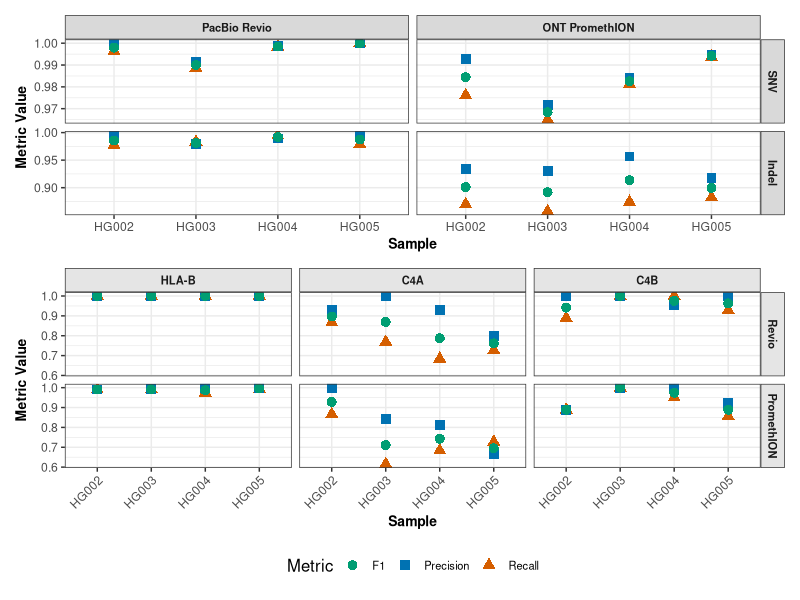
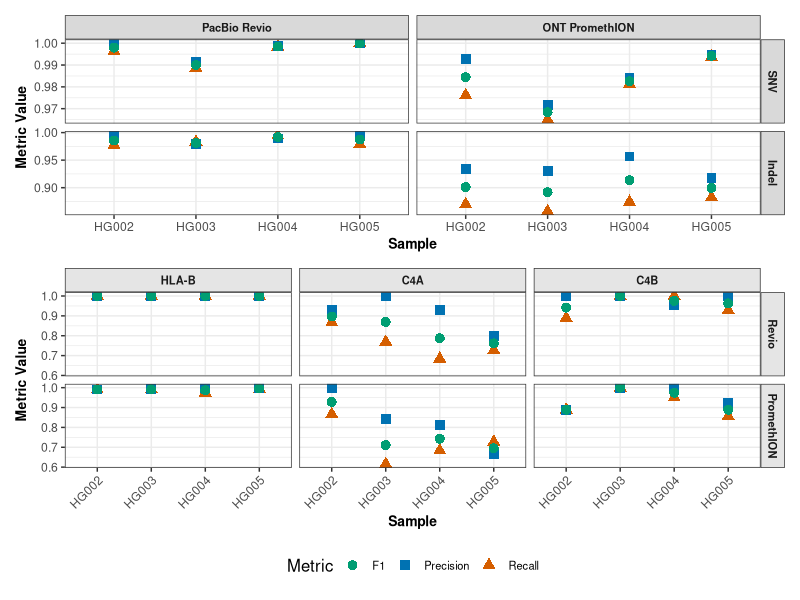
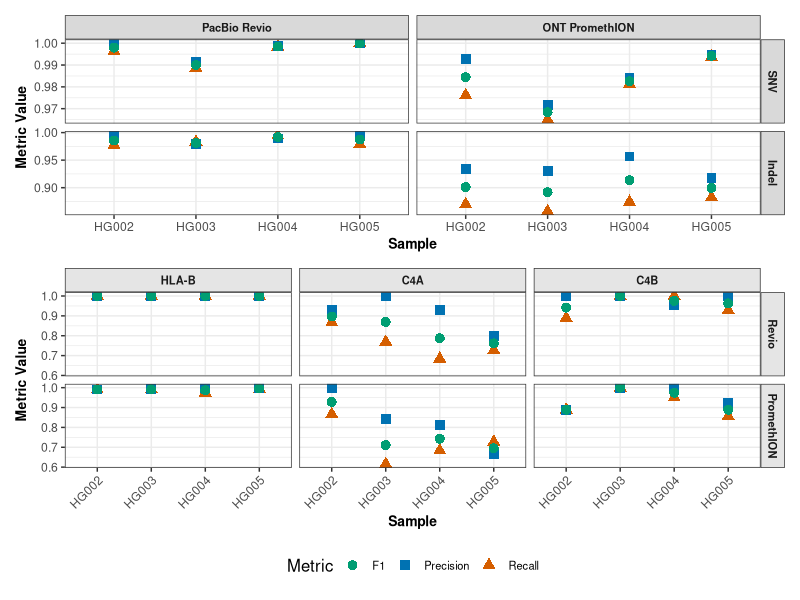

These figures' R source, in order:
# Load necessary libraries
library(ggplot2)
library(tidyr)
library(dplyr)
library(patchwork) # For stitching plots together

# Set working directory
setwd("/Users/matt/Documents/GitHub/mhc/scripts/visualizations/concordance/")

### First Plot ###
# Read the first CSV file
data1 <- read.csv("concordance_results.csv", header = TRUE, stringsAsFactors = FALSE)

# Clean up the numeric columns
data1$recall <- as.numeric(gsub("[^0-9.]", "", data1$recall))
data1$precision <- as.numeric(gsub("[^0-9.]", "", data1$precision))
data1$f1 <- as.numeric(gsub("[^0-9.]", "", data1$f1))

# Rename variables
data1$type[data1$type == "snp"] <- "SNV"
data1$type[data1$type == "indel"] <- "Indel"
data1$platform[data1$platform == "revio"] <- "PacBio Revio"
data1$platform[data1$platform == "promethion"] <- "ONT PromethION"

# Reorder levels
data1$type <- factor(data1$type, levels = c("SNV", "Indel"))
data1$platform <- factor(data1$platform, levels = c("PacBio Revio", "ONT PromethION"))

# Reshape the data to long format
data1_long <- data1 %>%
  pivot_longer(cols = c(recall, precision, f1),
               names_to = "metric",
               values_to = "value")

# Standardize the names of `metric`
data1_long$metric <- recode(data1_long$metric,
                            recall = "Recall",
                            precision = "Precision",
                            f1 = "F1")

# Define color and shape mappings
cb_palette <- c("Recall" = "#D55E00", "Precision" = "#0072B2", "F1" = "#009E73")
shape_mapping <- c("Recall" = 17, "Precision" = 15, "F1" = 16)

# Create the first plot
plot1 <- ggplot(data1_long, aes(x = sample, y = value, shape = metric, color = metric, group = metric)) +
  geom_point(size = 3) +
  facet_grid(type ~ platform, scales = "free_y") +
  theme_bw() +
  labs(
    x = "Sample",
    y = "Metric Value",
    shape = "Metric",
    color = "Metric"
  ) +
  scale_shape_manual(values = shape_mapping) +
  scale_color_manual(values = cb_palette) +
  theme(
    axis.text.x = element_text(hjust = 0.5),
    axis.title.x = element_text(size = 10, face = "bold"),
    axis.title.y = element_text(size = 10, face = "bold"),
    strip.text = element_text(size = 8, face = "bold"),
    legend.title = element_text(size = 12),
    legend.text = element_text(size = 8)
  )

### Second Plot ###
# Read the second CSV file
data2 <- read.csv("compare_concordance.csv", header = TRUE, stringsAsFactors = FALSE)

# Clean up the numeric columns
data2$recall <- as.numeric(gsub("[^0-9.]", "", data2$recall))
data2$precision <- as.numeric(gsub("[^0-9.]", "", data2$precision))
data2$f1 <- as.numeric(gsub("[^0-9.]", "", data2$f1))

# Rename variables
data2$platform[data2$platform == "revio"] <- "Revio"
data2$platform[data2$platform == "promethion"] <- "PromethION"

# Reshape the data to long format
data2_long <- data2 %>%
  pivot_longer(cols = c(recall, precision, f1),
               names_to = "metric",
               values_to = "value")

# Standardize the names of `metric`
data2_long$metric <- recode(data2_long$metric,
                            recall = "Recall",
                            precision = "Precision",
                            f1 = "F1")

# Ensure genes and platforms are ordered
data2_long$gene <- factor(data2_long$gene, levels = c("HLA-B", "C4A", "C4B"))
data2_long$platform <- factor(data2_long$platform, levels = c("Revio", "PromethION"))

# Create the second plot
plot2 <- ggplot(data2_long, aes(x = sample, y = value, shape = metric, color = metric, group = metric)) +
  geom_point(size = 3) +
  facet_grid(platform ~ gene, scales = "fixed") +
  theme_bw() +
  labs(
    x = "Sample",
    y = "Metric Value",
    shape = "Metric",
    color = "Metric"
  ) +
  scale_shape_manual(values = shape_mapping) +
  scale_color_manual(values = cb_palette) +
  theme(
    axis.text.x = element_text(angle = 45, hjust = 1),
    strip.text.x = element_text(size = 8, face = "bold"),
    strip.text.y = element_text(size = 8, face = "bold"),
    strip.background = element_rect(fill = "grey90"),
    legend.title = element_text(size = 12),
    axis.title.x = element_text(size = 10, face = "bold"),
    axis.title.y = element_text(size = 10, face = "bold"),
    legend.text = element_text(size = 8)
  )

### Combine Plots with Patchwork ###
combined_plot <- plot1 / plot2 + 
  plot_layout(guides = 'collect') & 
  theme(legend.position = "bottom")

# Display the combined plot
print(combined_plot)

ggsave(filename = "concordance_combined.pdf", plot = combined_plot)
ggsave(filename = "concordance_combined.png", plot = combined_plot)
